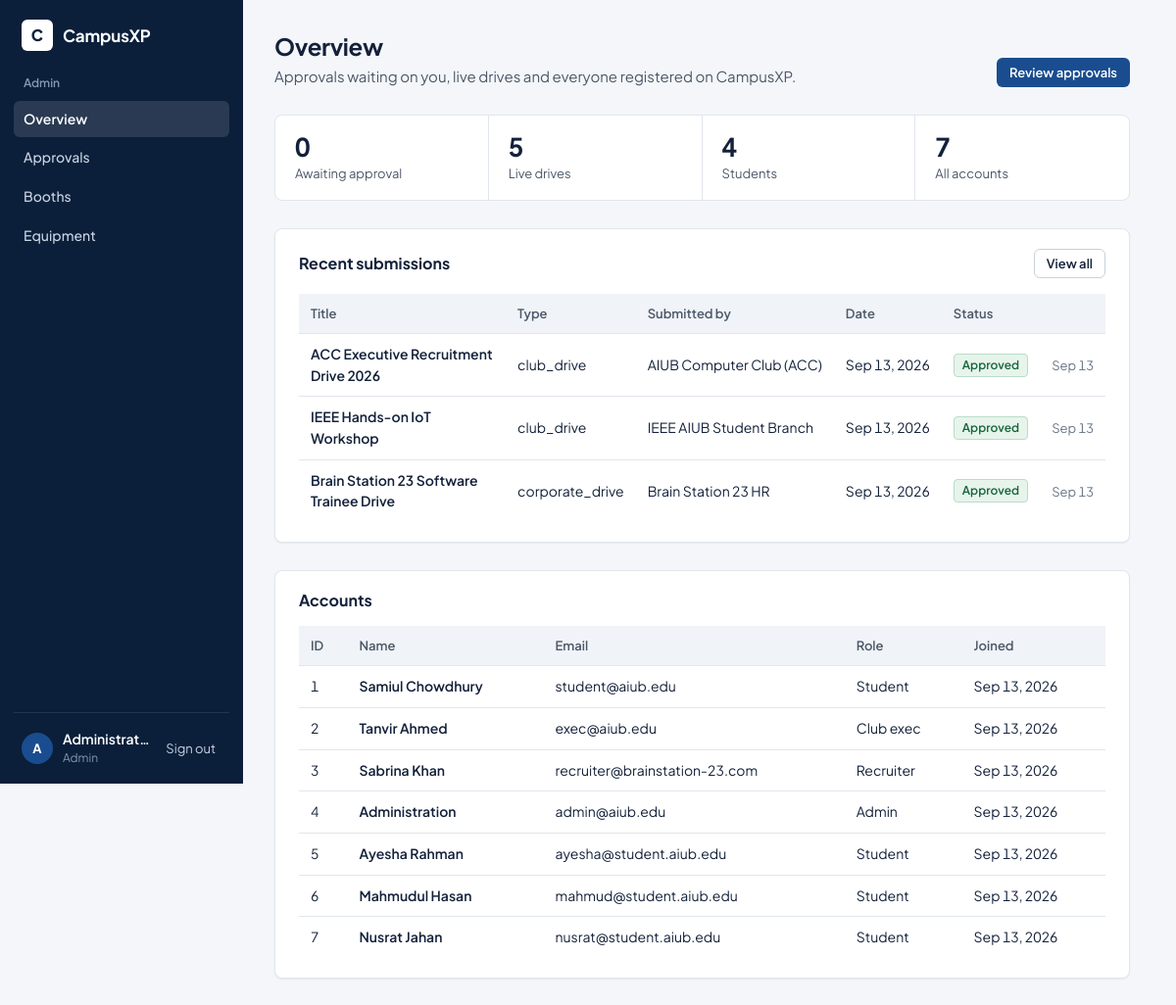
/index.php?controller=admin&action=dashboard (signed in), run on the app's committed database.
### tables this page shows
CREATE TABLE IF NOT EXISTS `users` (
  `id` INT AUTO_INCREMENT PRIMARY KEY,
  `full_name` VARCHAR(100) NOT NULL,
  `email` VARCHAR(120) NOT NULL UNIQUE,
  `password_hash` VARCHAR(255) NOT NULL,
  `role` ENUM('student','club_exec','recruiter','admin') NOT NULL DEFAULT 'student',
  `created_at` TIMESTAMP DEFAULT CURRENT_TIMESTAMP
);

CREATE TABLE IF NOT EXISTS `approval_requests` (
  `id` INT AUTO_INCREMENT PRIMARY KEY,
  `target_type` ENUM('club_drive','corporate_drive','event') NOT NULL,
  `target_id` INT NOT NULL,
  `title` VARCHAR(150) NOT NULL,
  `submitted_by` VARCHAR(100) NOT NULL,
  `status` ENUM('Pending','Approved','Rejected') DEFAULT 'Pending',
  `admin_comments` TEXT NULL,
  `submitted_at` TIMESTAMP DEFAULT CURRENT_TIMESTAMP,
  `reviewed_at` TIMESTAMP DEFAULT CURRENT_TIMESTAMP ON UPDATE CURRENT_TIMESTAMP
);

### controllers/AdminController.php (called while the page is built, shortened)
<?php
require_once __DIR__ . '/../config/db.php';
require_once __DIR__ . '/../models/UserModel.php';
require_once __DIR__ . '/../models/AdminModel.php';
class AdminController {
    public static function dashboard($conn) {
        $metrics = getSystemDashboardMetrics($conn);
        $all_moderations = getAllModerationRequests($conn);
        $recent_moderations = array_slice($all_moderations, 0, 5);
        $all_users = getAllUsers($conn);
        require_once __DIR__ . '/../views/admin/dashboard.view.php';
    }
}

### config/db.php (called while the page is built, shortened)
<?php
function get_auth_user() {
    return $_SESSION['user'] ?? null;
}

### models/UserModel.php (called while the page is built, shortened)
<?php
function getAllUsers($conn) {
    $sql = "SELECT id, full_name, email, role, created_at FROM users ORDER BY created_at DESC";
    $result = mysqli_query($conn, $sql);
    $users = mysqli_fetch_all($result, MYSQLI_ASSOC);
    return $users;
}

### models/AdminModel.php (called while the page is built, shortened)
<?php
function getAllModerationRequests($conn) {
    $sql = "SELECT * FROM approval_requests ORDER BY submitted_at DESC";
    $result = mysqli_query($conn, $sql);
    $requests = mysqli_fetch_all($result, MYSQLI_ASSOC);
    return $requests;
}
function getSystemDashboardMetrics($conn) {
    $metrics = [];
    $res = mysqli_query($conn, "SELECT COUNT(*) as cnt FROM users");
    $metrics['total_users'] = mysqli_fetch_assoc($res)['cnt'] ?? 0;
    $res = mysqli_query($conn, "SELECT COUNT(*) as cnt FROM users WHERE role = 'student'");
    $metrics['student_count'] = mysqli_fetch_assoc($res)['cnt'] ?? 0;
    $res = mysqli_query($conn, "SELECT (
        (SELECT COUNT(*) FROM club_drives WHERE status = 'active') +
        (SELECT COUNT(*) FROM corporate_drives WHERE status = 'active')
    ) as cnt");
    $metrics['active_drives'] = mysqli_fetch_assoc($res)['cnt'] ?? 0;
    $res = mysqli_query($conn, "SELECT COUNT(*) as cnt FROM approval_requests WHERE status = 'Pending'");
    $metrics['pending_moderations'] = mysqli_fetch_assoc($res)['cnt'] ?? 0;
    return $metrics;
}

### views/admin/dashboard.view.php (the view)
<?php require_once __DIR__ . '/../layouts/header.php'; ?>
<div class="page-header">
    <div>
        <h1 class="page-title">Overview</h1>
        <p class="page-sub">Approvals waiting on you, live drives and everyone registered on CampusXP.</p>
    </div>
    <a href="index.php?controller=admin&action=moderation" class="btn btn-primary btn-sm">Review approvals</a>
</div>
<div class="stats">
    <a class="stat" href="index.php?controller=admin&action=moderation"><span class="stat-value"><?= $metrics['pending_moderations'] ?></span><span class="stat-label">Awaiting approval</span></a>
    <div class="stat"><span class="stat-value"><?= $metrics['active_drives'] ?></span><span class="stat-label">Live drives</span></div>
    <div class="stat"><span class="stat-value"><?= $metrics['student_count'] ?></span><span class="stat-label">Students</span></div>
    <div class="stat"><span class="stat-value"><?= $metrics['total_users'] ?></span><span class="stat-label">All accounts</span></div>
</div>
<div class="glass-card section">
    <div class="card-header">
        <h2 class="card-title">Recent submissions</h2>
        <a href="index.php?controller=admin&action=moderation" class="btn btn-outline btn-sm">View all</a>
    </div>
    <?php if (empty($recent_moderations)): ?>
        <div class="empty-state">Nothing waiting for approval.</div>
    <?php else: ?>
        <div class="table-wrap"><table class="data-table">
            <thead>
                <tr>
                    <th>Title</th>
                    <th>Type</th>
                    <th>Submitted by</th>
                    <th>Date</th>
                    <th>Status</th>
                    <th></th>
                </tr>
            </thead>
            <tbody>
                <?php foreach ($recent_moderations as $req): ?>
                    <tr>
                        <td class="fw-600"><?= htmlspecialchars($req['title']) ?></td>
                        <td><?= htmlspecialchars($req['target_type']) ?></td>
                        <td><?= htmlspecialchars($req['submitted_by']) ?></td>
                        <td><?= date('M d, Y', strtotime($req['submitted_at'])) ?></td>
                        <td>
                            <?php if ($req['status'] === 'Approved'): ?>
                                <span class="badge-tag tag-success">Approved</span>
                            <?php elseif ($req['status'] === 'Rejected'): ?>
                                <span class="badge-tag tag-danger">Rejected</span>
                            <?php else: ?>
                                <span class="badge-tag tag-warning">Pending</span>
                            <?php endif; ?>
                        </td>
                        <td>
                            <?php if ($req['status'] === 'Pending'): ?>
                                <a href="index.php?controller=admin&action=moderation" class="btn btn-outline btn-sm">Review</a>
                            <?php else: ?>
                                <span class="text-xs text-dim"><?= date('M d', strtotime($req['reviewed_at'])) ?></span>
                            <?php endif; ?>
                        </td>
                    </tr>
                <?php endforeach; ?>
            </tbody>
        </table></div>
    <?php endif; ?>
</div>
<div class="glass-card">
    <div class="card-header">
        <h2 class="card-title">Accounts</h2>
    </div>
    <div class="table-wrap"><table class="data-table">
        <thead>
            <tr>
                <th>ID</th>
                <th>Name</th>
                <th>Email</th>
                <th>Role</th>
                <th>Joined</th>
            </tr>
        </thead>
        <tbody>
            <?php foreach ($all_users as $u): ?>
                <tr>
                    <td class="text-dim"><?= $u['id'] ?></td>
                    <td class="fw-600"><?= htmlspecialchars($u['full_name']) ?></td>
                    <td><?= htmlspecialchars($u['email']) ?></td>
                    <td><?= ucfirst(str_replace('_', ' ', $u['role'])) ?></td>
                    <td><?= date('M d, Y', strtotime($u['created_at'])) ?></td>
                </tr>
            <?php endforeach; ?>
        </tbody>
    </table></div>
</div>
<?php require_once __DIR__ . '/../layouts/footer.php'; ?>

### views/layouts/header.php (shortened to what this page needs)
<?php
$auth_user = get_auth_user();
$controller = $_GET['controller'] ?? '';
$action = $_GET['action'] ?? '';
$nav_map = [
    'student' => ['student', 'Student', [
        'dashboard'    => 'Opportunities',
        'applications' => 'Applications',
        'profile'      => 'Profile',
    ]],
    'club_exec' => ['executive', 'Club executive', [
        'dashboard' => 'Overview',
        'kanban'    => 'Applicants',
        'scheduler' => 'Interview slots',
        'logistics' => 'Equipment',
        'analytics' => 'Analytics',
    ]],
    'recruiter' => ['recruiter', 'Recruiter', [
        'dashboard'     => 'Job posts',
        'create_drive'  => 'Post a job',
        'kanban'        => 'Applicants',
        'talent_search' => 'Talent search',
        'shortlists'    => 'Shortlists',
        'outreach'      => 'Outreach',
        'logistics'     => 'Equipment',
    ]],
    'admin' => ['admin', 'Admin', [
        'dashboard'  => 'Overview',
        'moderation' => 'Approvals',
        'booths'     => 'Booths',
        'logistics'  => 'Equipment',
    ]],
];
$nav = $auth_user ? ($nav_map[$auth_user['role']] ?? null) : null;
?>
<!DOCTYPE html>
<html lang="en">
<head>
    <link rel="stylesheet" href="assets/css/style.css">
</head>
<body>
<?php if ($nav): ?>
<div class="app-shell">
    <aside class="sidebar" id="sidebar">
        <a href="index.php" class="brand-logo">
            <div class="logo-badge">C</div>
            <div class="brand-text">CampusXP</div>
        </a>
        <div class="nav-group-label"><?= $nav[1] ?></div>
        <nav class="side-nav" aria-label="Main">
            <?php foreach ($nav[2] as $nav_action => $nav_label): ?>
                <?php $is_active = $controller === $nav[0] && $action === $nav_action; ?>
                <a href="index.php?controller=<?= $nav[0] ?>&action=<?= $nav_action ?>"
                   class="side-link<?= $is_active ? ' active' : '' ?>"<?= $is_active ? ' aria-current="page"' : '' ?>><?= $nav_label ?></a>
            <?php endforeach; ?>
        </nav>
        <div class="sidebar-user">
            <div class="user-role-avatar"><?= strtoupper(substr($auth_user['full_name'], 0, 1)) ?></div>
            <div style="min-width: 0;">
                <div class="sidebar-user-name"><?= htmlspecialchars($auth_user['full_name']) ?></div>
                <div class="sidebar-user-role"><?= $nav[1] ?></div>
            </div>
            <a href="index.php?controller=auth&action=logout" class="sidebar-signout">Sign out</a>
        </div>
    </aside>
    <div class="app-main">
<?php endif; ?>
    <main class="main-container">

### data on the page
users: role "Admin", role "Overview", role "Approvals", role "Booths", role "Equipment", full_name "A", full_name "Administrat…", id "4", full_name "Administration", email "admin@aiub.edu", created_at "Sep 13, 2026"
approval_requests: title "ACC Executive Recruitment Drive 2026", target_type "club_drive", submitted_by "AIUB Computer Club (ACC)", submitted_at "Sep 13, 2026", status "Approved", reviewed_at "Sep 13"
approval_requests: title "IEEE Hands-on IoT Workshop", target_type "club_drive", submitted_by "IEEE AIUB Student Branch", submitted_at "Sep 13, 2026", status "Approved", reviewed_at "Sep 13"
approval_requests: title "Brain Station 23 Software Trainee Drive", target_type "corporate_drive", submitted_by "Brain Station 23 HR", submitted_at "Sep 13, 2026", status "Approved", reviewed_at "Sep 13"
users: id "1", full_name "Samiul Chowdhury", email "student@aiub.edu", role "Student", created_at "Sep 13, 2026"
users: id "2", full_name "Tanvir Ahmed", email "exec@aiub.edu", role "Club exec", created_at "Sep 13, 2026"
users: id "3", full_name "Sabrina Khan", email "recruiter@brainstation-23.com", role "Recruiter", created_at "Sep 13, 2026"
users: id "5", full_name "Ayesha Rahman", email "ayesha@student.aiub.edu", role "Student", created_at "Sep 13, 2026"
users: id "6", full_name "Mahmudul Hasan", email "mahmud@student.aiub.edu", role "Student", created_at "Sep 13, 2026"
users: id "7", full_name "Nusrat Jahan", email "nusrat@student.aiub.edu", role "Student", created_at "Sep 13, 2026"

### other printed values
$metrics['pending_moderations'] "0"
$metrics['active_drives'] "5"
$metrics['student_count'] "4"
$metrics['total_users'] "7"
